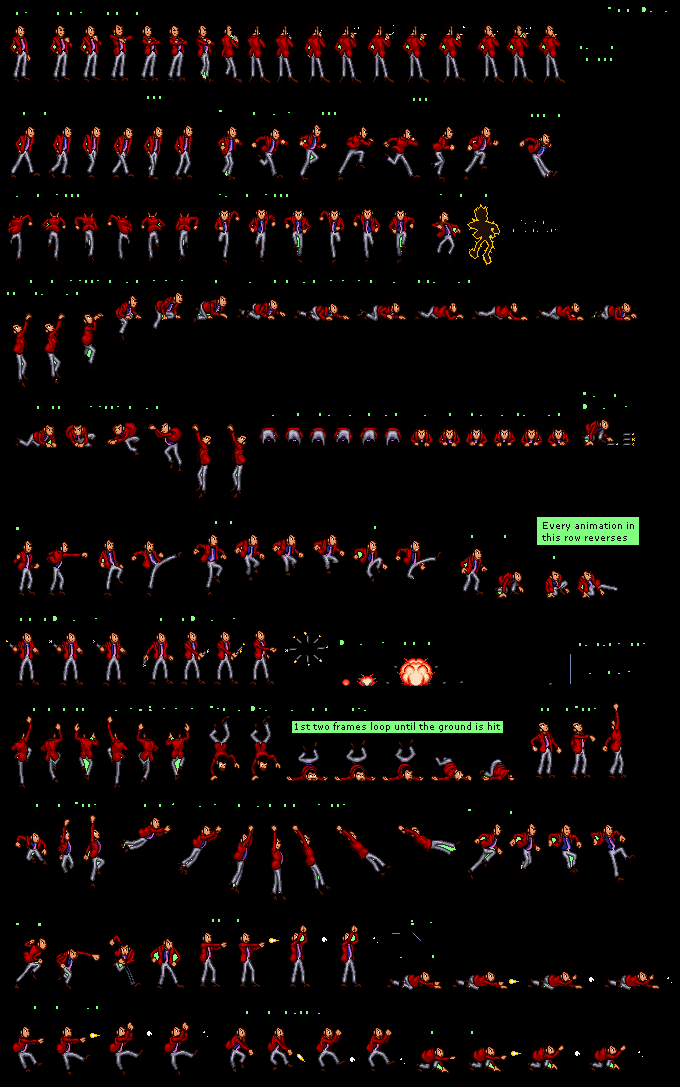

A level layout from a 2D game, rendered from its tile map. Below: a short description, then the map file with its tile-grid data intact:
An orthogonal 1x1 tile map with 680x1087 px tiles, 1 tile layer (Copy of Tile Layer 1) and 95 objects (12x hit0, 11x img0, 7x hit1, 7x hit2, 7x img1, ...).

<map version="1.0" tiledversion="1.1.6" orientation="orthogonal" renderorder="right-down" width="1" height="1" tilewidth="680" tileheight="1087" infinite="0" nextobjectid="145">
 <tileset firstgid="1" name="image" tilewidth="680" tileheight="1087" tilecount="1" columns="1">
  <image source="player.png" width="680" height="1087" />
 </tileset>
 <layer name="Copy of Tile Layer 1" width="1" height="1">
  <data encoding="csv">
1
</data>
 </layer>
 <objectgroup name="startrun" visible="0">
  <object id="49" name="hit0" x="15" y="123" width="20" height="57" />
  <object id="52" name="hit1" x="51" y="123" width="20" height="57" />
  <object id="53" name="hit3" x="112" y="123" width="20" height="57" />
  <object id="54" name="hit2" x="82" y="123" width="20" height="57" />
  <object id="55" name="hit4" x="143" y="123" width="20" height="57" />
  <object id="56" name="hit5" x="174" y="123" width="20" height="57" />
  <object id="57" name="img0" x="6" y="118" width="36" height="63" />
  <object id="60" name="img1" x="43" y="118" width="36" height="63" />
  <object id="61" name="img2" x="79" y="118" width="27" height="63" />
  <object id="62" name="img3" x="107" y="118" width="28" height="63" />
  <object id="63" name="img4" x="136" y="118" width="32" height="63" />
  <object id="64" name="img5" x="170" y="118" width="27" height="63" />
  <object id="112" name="hit6" x="217" y="122" width="20" height="57" />
  <object id="113" name="img6" x="213" y="118" width="27" height="63" />
 </objectgroup>
 <objectgroup name="stoprun" visible="0">
  <object id="84" name="hit0" x="531" y="123" width="20" height="57" />
  <object id="85" name="img0" x="516" y="120" width="46" height="64" />
 </objectgroup>
 <objectgroup name="runloop" visible="0">
  <object id="88" name="hit0" x="260" y="123" width="20" height="57" />
  <object id="89" name="hit1" x="301" y="123" width="20" height="57" />
  <object id="90" name="hit2" x="344" y="123" width="20" height="57" />
  <object id="91" name="hit3" x="390" y="123" width="20" height="57" />
  <object id="92" name="hit4" x="430" y="123" width="20" height="57" />
  <object id="93" name="hit5" x="468" y="123" width="20" height="57" />
  <object id="94" name="img0" x="250" y="120" width="40" height="65" />
  <object id="95" name="img1" x="294" y="119" width="34" height="65" />
  <object id="96" name="img2" x="333" y="119" width="41" height="65" />
  <object id="97" name="img3" x="379" y="120" width="44" height="65" />
  <object id="98" name="img4" x="426" y="121" width="30" height="65" />
  <object id="99" name="img5" x="460" y="120" width="40" height="64" />
 </objectgroup>
 <objectgroup name="idle" visible="0">
  <object id="1" name="img0" x="8" y="22" width="23" height="62" />
  <object id="2" name="hit0" x="11" y="22" width="20" height="60" />
  <object id="48" name="hit0" x="11" y="22" width="20" height="60" />
 </objectgroup>
 <objectgroup name="toidle" visible="0">
  <object id="5" name="hit0" x="50" y="22" width="20" height="60" />
  <object id="6" name="hit1" x="80" y="21" width="20" height="60" />
  <object id="7" name="hit2" x="108" y="21" width="20" height="60" />
  <object id="8" name="hit3" x="140" y="21" width="20" height="60" />
  <object id="9" name="hit4" x="165" y="21" width="20" height="60" />
  <object id="10" name="hit5" x="193" y="21" width="20" height="60" />
  <object id="11" name="hit6" x="220" y="21" width="20" height="60" />
  <object id="12" name="hit7" x="246" y="21" width="20" height="60" />
  <object id="13" name="hit8" x="275" y="22" width="20" height="60" />
  <object id="14" name="hit9" x="305" y="22" width="20" height="60" />
  <object id="15" name="hit10" x="337" y="22" width="20" height="60" />
  <object id="16" name="img0" x="49" y="21" width="24" height="63" />
  <object id="17" name="img1" x="79" y="20" width="24" height="63" />
  <object id="18" name="img2" x="108" y="21" width="24" height="63" />
  <object id="19" name="img3" x="138" y="21" width="24" height="63" />
  <object id="20" name="img4" x="165" y="20" width="24" height="63" />
  <object id="21" name="img5" x="193" y="21" width="24" height="63" />
  <object id="22" name="img6" x="218" y="20" width="24" height="63" />
  <object id="23" name="img7" x="244" y="19" width="27" height="66" />
  <object id="24" name="img8" x="274" y="21" width="25" height="65" />
  <object id="25" name="img9" x="304" y="21" width="27" height="64" />
  <object id="26" name="img10" x="333" y="20" width="30" height="66" />
 </objectgroup>
 <objectgroup name="smokeloop" visible="0">
  <object id="27" name="hit0" x="371" y="23" width="20" height="60" />
  <object id="28" name="hit1" x="406" y="23" width="20" height="60" />
  <object id="29" name="hit2" x="442" y="23" width="20" height="60" />
  <object id="33" name="img0" x="365" y="19" width="31" height="67" />
  <object id="34" name="img1" x="400" y="20" width="31" height="67" />
  <object id="35" name="img2" x="437" y="19" width="31" height="67" />
 </objectgroup>
 <objectgroup name="reidleloop" visible="0">
  <object id="36" name="hit0" x="481" y="23" width="20" height="60" />
  <object id="37" name="hit1" x="510" y="23" width="20" height="60" />
  <object id="38" name="hit2" x="542" y="23" width="20" height="60" />
  <object id="39" name="img0" x="474" y="20" width="31" height="67" />
  <object id="40" name="img1" x="505" y="20" width="31" height="67" />
  <object id="41" name="img2" x="537" y="20" width="31" height="67" />
  <object id="42" name="hit3" x="307" y="23" width="20" height="60" />
  <object id="43" name="img3" x="302" y="19" width="31" height="67" />
  <object id="44" name="hit4" x="338" y="23" width="20" height="60" />
  <object id="45" name="img4" x="334" y="19" width="31" height="67" />
 </objectgroup>
 <objectgroup name="midair" visible="0">
  <object id="114" name="img0" x="311" y="529" width="34" height="46" />
  <object id="115" name="hit0" x="311" y="529" width="34" height="46" />
 </objectgroup>
 <objectgroup name="crouch" visible="0">
  <object id="126" name="hit0" x="496" y="563" width="26" height="35" />
  <object id="127" name="img0" x="491" y="551" width="36" height="51" />
 </objectgroup>
 <objectgroup name="crawlloop">
  <object id="128" name="hit1" x="233" y="292" width="52" height="28" />
  <object id="129" name="hit0" x="189" y="292" width="27" height="28" />
  <object id="130" name="img0" x="184" y="287" width="49" height="38" />
  <object id="132" name="hit2" x="292" y="292" width="52" height="28" />
  <object id="133" name="hit3" x="353" y="292" width="52" height="28" />
  <object id="134" name="hit4" x="409" y="292" width="52" height="28" />
  <object id="135" name="hit5" x="470" y="292" width="52" height="28" />
  <object id="136" name="hit6" x="531" y="292" width="52" height="28" />
  <object id="137" name="hit7" x="587" y="292" width="52" height="28" />
  <object id="138" name="img1" x="232" y="289" width="54" height="31" />
  <object id="139" name="img2" x="292" y="291" width="58" height="31" />
  <object id="140" name="img3" x="351" y="291" width="58" height="31" />
  <object id="141" name="img4" x="409" y="290" width="58" height="31" />
  <object id="142" name="img5" x="468" y="290" width="62" height="31" />
  <object id="143" name="img6" x="527" y="290" width="62" height="31" />
  <object id="144" name="img7" x="583" y="290" width="62" height="31" />
 </objectgroup>
 <objectgroup name="jump" visible="0">
  <object id="119" name="hit0" x="198" y="531" width="28" height="67" />
  <object id="120" name="hit2" x="274" y="531" width="28" height="50" />
  <object id="121" name="hit1" x="236" y="531" width="28" height="53" />
  <object id="122" name="img0" x="190" y="529" width="39" height="72" />
  <object id="124" name="img1" x="231" y="528" width="39" height="59" />
  <object id="125" name="img2" x="268" y="527" width="39" height="59" />
 </objectgroup>
</map>